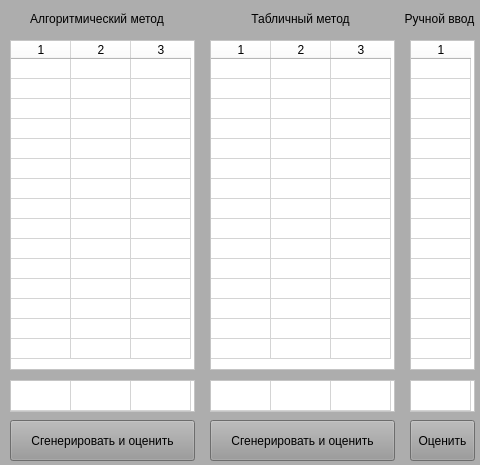
<?xml version="1.0" encoding="UTF-8"?>
<ui version="4.0">
 <class>Form</class>
 <widget class="QWidget" name="Form">
  <property name="geometry">
   <rect>
    <x>0</x>
    <y>0</y>
    <width>480</width>
    <height>465</height>
   </rect>
  </property>
  <property name="sizePolicy">
   <sizepolicy hsizetype="Fixed" vsizetype="Fixed">
    <horstretch>0</horstretch>
    <verstretch>0</verstretch>
   </sizepolicy>
  </property>
  <property name="minimumSize">
   <size>
    <width>480</width>
    <height>465</height>
   </size>
  </property>
  <property name="maximumSize">
   <size>
    <width>480</width>
    <height>465</height>
   </size>
  </property>
  <property name="palette">
   <palette>
    <active>
     <colorrole role="Button">
      <brush brushstyle="SolidPattern">
       <color alpha="255">
        <red>173</red>
        <green>173</green>
        <blue>173</blue>
       </color>
      </brush>
     </colorrole>
     <colorrole role="Text">
      <brush brushstyle="SolidPattern">
       <color alpha="255">
        <red>31</red>
        <green>14</green>
        <blue>33</blue>
       </color>
      </brush>
     </colorrole>
     <colorrole role="Base">
      <brush brushstyle="SolidPattern">
       <color alpha="255">
        <red>173</red>
        <green>173</green>
        <blue>173</blue>
       </color>
      </brush>
     </colorrole>
     <colorrole role="Window">
      <brush brushstyle="SolidPattern">
       <color alpha="255">
        <red>173</red>
        <green>173</green>
        <blue>173</blue>
       </color>
      </brush>
     </colorrole>
    </active>
    <inactive>
     <colorrole role="Button">
      <brush brushstyle="SolidPattern">
       <color alpha="255">
        <red>173</red>
        <green>173</green>
        <blue>173</blue>
       </color>
      </brush>
     </colorrole>
     <colorrole role="Text">
      <brush brushstyle="SolidPattern">
       <color alpha="255">
        <red>31</red>
        <green>14</green>
        <blue>33</blue>
       </color>
      </brush>
     </colorrole>
     <colorrole role="Base">
      <brush brushstyle="SolidPattern">
       <color alpha="255">
        <red>173</red>
        <green>173</green>
        <blue>173</blue>
       </color>
      </brush>
     </colorrole>
     <colorrole role="Window">
      <brush brushstyle="SolidPattern">
       <color alpha="255">
        <red>173</red>
        <green>173</green>
        <blue>173</blue>
       </color>
      </brush>
     </colorrole>
    </inactive>
    <disabled>
     <colorrole role="Button">
      <brush brushstyle="SolidPattern">
       <color alpha="255">
        <red>173</red>
        <green>173</green>
        <blue>173</blue>
       </color>
      </brush>
     </colorrole>
     <colorrole role="Text">
      <brush brushstyle="SolidPattern">
       <color alpha="255">
        <red>123</red>
        <green>123</green>
        <blue>123</blue>
       </color>
      </brush>
     </colorrole>
     <colorrole role="Base">
      <brush brushstyle="SolidPattern">
       <color alpha="255">
        <red>173</red>
        <green>173</green>
        <blue>173</blue>
       </color>
      </brush>
     </colorrole>
     <colorrole role="Window">
      <brush brushstyle="SolidPattern">
       <color alpha="255">
        <red>173</red>
        <green>173</green>
        <blue>173</blue>
       </color>
      </brush>
     </colorrole>
    </disabled>
   </palette>
  </property>
  <property name="windowTitle">
   <string>Случайные числа</string>
  </property>
  <property name="autoFillBackground">
   <bool>false</bool>
  </property>
  <property name="styleSheet">
   <string notr="true">background-color: rgb(173, 173, 173);</string>
  </property>
  <widget class="QTableWidget" name="algorithm_input_table">
   <property name="geometry">
    <rect>
     <x>10</x>
     <y>40</y>
     <width>185</width>
     <height>330</height>
    </rect>
   </property>
   <property name="sizePolicy">
    <sizepolicy hsizetype="Fixed" vsizetype="Fixed">
     <horstretch>0</horstretch>
     <verstretch>0</verstretch>
    </sizepolicy>
   </property>
   <property name="styleSheet">
    <string notr="true">background-color: rgb(255, 255, 255);</string>
   </property>
   <property name="editTriggers">
    <set>QAbstractItemView::NoEditTriggers</set>
   </property>
   <property name="selectionMode">
    <enum>QAbstractItemView::NoSelection</enum>
   </property>
   <property name="cornerButtonEnabled">
    <bool>false</bool>
   </property>
   <property name="rowCount">
    <number>15</number>
   </property>
   <property name="columnCount">
    <number>3</number>
   </property>
   <attribute name="horizontalHeaderVisible">
    <bool>true</bool>
   </attribute>
   <attribute name="horizontalHeaderDefaultSectionSize">
    <number>60</number>
   </attribute>
   <attribute name="horizontalHeaderMinimumSectionSize">
    <number>60</number>
   </attribute>
   <attribute name="verticalHeaderVisible">
    <bool>false</bool>
   </attribute>
   <attribute name="verticalHeaderDefaultSectionSize">
    <number>20</number>
   </attribute>
   <attribute name="verticalHeaderMinimumSectionSize">
    <number>20</number>
   </attribute>
   <row/>
   <row/>
   <row/>
   <row/>
   <row/>
   <row/>
   <row/>
   <row/>
   <row/>
   <row/>
   <row/>
   <row/>
   <row/>
   <row/>
   <row/>
   <column/>
   <column/>
   <column/>
  </widget>
  <widget class="QTableWidget" name="algorithm_estimate_table">
   <property name="geometry">
    <rect>
     <x>10</x>
     <y>380</y>
     <width>185</width>
     <height>32</height>
    </rect>
   </property>
   <property name="sizePolicy">
    <sizepolicy hsizetype="Fixed" vsizetype="Fixed">
     <horstretch>0</horstretch>
     <verstretch>0</verstretch>
    </sizepolicy>
   </property>
   <property name="styleSheet">
    <string notr="true">background-color: rgb(255, 255, 255);</string>
   </property>
   <property name="editTriggers">
    <set>QAbstractItemView::NoEditTriggers</set>
   </property>
   <property name="selectionMode">
    <enum>QAbstractItemView::NoSelection</enum>
   </property>
   <property name="cornerButtonEnabled">
    <bool>false</bool>
   </property>
   <property name="rowCount">
    <number>1</number>
   </property>
   <property name="columnCount">
    <number>3</number>
   </property>
   <attribute name="horizontalHeaderVisible">
    <bool>false</bool>
   </attribute>
   <attribute name="horizontalHeaderDefaultSectionSize">
    <number>60</number>
   </attribute>
   <attribute name="horizontalHeaderMinimumSectionSize">
    <number>60</number>
   </attribute>
   <attribute name="verticalHeaderVisible">
    <bool>false</bool>
   </attribute>
   <attribute name="verticalHeaderDefaultSectionSize">
    <number>30</number>
   </attribute>
   <attribute name="verticalHeaderMinimumSectionSize">
    <number>30</number>
   </attribute>
   <row/>
   <column/>
   <column/>
   <column/>
  </widget>
  <widget class="QTableWidget" name="manual_input_table">
   <property name="geometry">
    <rect>
     <x>410</x>
     <y>40</y>
     <width>65</width>
     <height>330</height>
    </rect>
   </property>
   <property name="sizePolicy">
    <sizepolicy hsizetype="Fixed" vsizetype="Fixed">
     <horstretch>0</horstretch>
     <verstretch>0</verstretch>
    </sizepolicy>
   </property>
   <property name="styleSheet">
    <string notr="true">background-color: rgb(255, 255, 255);</string>
   </property>
   <property name="inputMethodHints">
    <set>Qt::ImhDigitsOnly</set>
   </property>
   <property name="selectionMode">
    <enum>QAbstractItemView::NoSelection</enum>
   </property>
   <property name="rowCount">
    <number>15</number>
   </property>
   <property name="columnCount">
    <number>1</number>
   </property>
   <attribute name="horizontalHeaderVisible">
    <bool>true</bool>
   </attribute>
   <attribute name="horizontalHeaderDefaultSectionSize">
    <number>60</number>
   </attribute>
   <attribute name="horizontalHeaderMinimumSectionSize">
    <number>60</number>
   </attribute>
   <attribute name="verticalHeaderVisible">
    <bool>false</bool>
   </attribute>
   <attribute name="verticalHeaderDefaultSectionSize">
    <number>20</number>
   </attribute>
   <attribute name="verticalHeaderMinimumSectionSize">
    <number>20</number>
   </attribute>
   <row/>
   <row/>
   <row/>
   <row/>
   <row/>
   <row/>
   <row/>
   <row/>
   <row/>
   <row/>
   <row/>
   <row/>
   <row/>
   <row/>
   <row/>
   <column/>
  </widget>
  <widget class="QTableWidget" name="manual_estimate_table">
   <property name="geometry">
    <rect>
     <x>410</x>
     <y>380</y>
     <width>65</width>
     <height>32</height>
    </rect>
   </property>
   <property name="sizePolicy">
    <sizepolicy hsizetype="Fixed" vsizetype="Fixed">
     <horstretch>0</horstretch>
     <verstretch>0</verstretch>
    </sizepolicy>
   </property>
   <property name="styleSheet">
    <string notr="true">background-color: rgb(255, 255, 255);</string>
   </property>
   <property name="editTriggers">
    <set>QAbstractItemView::NoEditTriggers</set>
   </property>
   <property name="selectionMode">
    <enum>QAbstractItemView::NoSelection</enum>
   </property>
   <property name="cornerButtonEnabled">
    <bool>false</bool>
   </property>
   <property name="rowCount">
    <number>1</number>
   </property>
   <property name="columnCount">
    <number>1</number>
   </property>
   <attribute name="horizontalHeaderVisible">
    <bool>false</bool>
   </attribute>
   <attribute name="horizontalHeaderDefaultSectionSize">
    <number>60</number>
   </attribute>
   <attribute name="horizontalHeaderMinimumSectionSize">
    <number>60</number>
   </attribute>
   <attribute name="verticalHeaderVisible">
    <bool>false</bool>
   </attribute>
   <attribute name="verticalHeaderDefaultSectionSize">
    <number>30</number>
   </attribute>
   <attribute name="verticalHeaderMinimumSectionSize">
    <number>30</number>
   </attribute>
   <row/>
   <column/>
  </widget>
  <widget class="QPushButton" name="algorithm_button">
   <property name="geometry">
    <rect>
     <x>10</x>
     <y>420</y>
     <width>185</width>
     <height>41</height>
    </rect>
   </property>
   <property name="sizePolicy">
    <sizepolicy hsizetype="Fixed" vsizetype="Fixed">
     <horstretch>0</horstretch>
     <verstretch>0</verstretch>
    </sizepolicy>
   </property>
   <property name="styleSheet">
    <string notr="true">background-color: rgb(153, 153, 153);</string>
   </property>
   <property name="text">
    <string>Сгенерировать и оценить</string>
   </property>
  </widget>
  <widget class="QPushButton" name="manual_button">
   <property name="geometry">
    <rect>
     <x>410</x>
     <y>420</y>
     <width>65</width>
     <height>41</height>
    </rect>
   </property>
   <property name="sizePolicy">
    <sizepolicy hsizetype="Fixed" vsizetype="Fixed">
     <horstretch>0</horstretch>
     <verstretch>0</verstretch>
    </sizepolicy>
   </property>
   <property name="styleSheet">
    <string notr="true">background-color: rgb(153, 153, 153);</string>
   </property>
   <property name="text">
    <string>Оценить</string>
   </property>
  </widget>
  <widget class="QTableWidget" name="table_estimate_table">
   <property name="geometry">
    <rect>
     <x>210</x>
     <y>380</y>
     <width>185</width>
     <height>32</height>
    </rect>
   </property>
   <property name="sizePolicy">
    <sizepolicy hsizetype="Fixed" vsizetype="Fixed">
     <horstretch>0</horstretch>
     <verstretch>0</verstretch>
    </sizepolicy>
   </property>
   <property name="styleSheet">
    <string notr="true">background-color: rgb(255, 255, 255);</string>
   </property>
   <property name="editTriggers">
    <set>QAbstractItemView::NoEditTriggers</set>
   </property>
   <property name="selectionMode">
    <enum>QAbstractItemView::NoSelection</enum>
   </property>
   <property name="cornerButtonEnabled">
    <bool>false</bool>
   </property>
   <property name="rowCount">
    <number>1</number>
   </property>
   <property name="columnCount">
    <number>3</number>
   </property>
   <attribute name="horizontalHeaderVisible">
    <bool>false</bool>
   </attribute>
   <attribute name="horizontalHeaderDefaultSectionSize">
    <number>60</number>
   </attribute>
   <attribute name="horizontalHeaderMinimumSectionSize">
    <number>60</number>
   </attribute>
   <attribute name="verticalHeaderVisible">
    <bool>false</bool>
   </attribute>
   <attribute name="verticalHeaderDefaultSectionSize">
    <number>30</number>
   </attribute>
   <attribute name="verticalHeaderMinimumSectionSize">
    <number>30</number>
   </attribute>
   <row/>
   <column/>
   <column/>
   <column/>
  </widget>
  <widget class="QPushButton" name="table_button">
   <property name="geometry">
    <rect>
     <x>210</x>
     <y>420</y>
     <width>185</width>
     <height>41</height>
    </rect>
   </property>
   <property name="sizePolicy">
    <sizepolicy hsizetype="Fixed" vsizetype="Fixed">
     <horstretch>0</horstretch>
     <verstretch>0</verstretch>
    </sizepolicy>
   </property>
   <property name="styleSheet">
    <string notr="true">background-color: rgb(153, 153, 153);</string>
   </property>
   <property name="text">
    <string>Сгенерировать и оценить</string>
   </property>
  </widget>
  <widget class="QTableWidget" name="table_input_table">
   <property name="geometry">
    <rect>
     <x>210</x>
     <y>40</y>
     <width>185</width>
     <height>330</height>
    </rect>
   </property>
   <property name="sizePolicy">
    <sizepolicy hsizetype="Fixed" vsizetype="Fixed">
     <horstretch>0</horstretch>
     <verstretch>0</verstretch>
    </sizepolicy>
   </property>
   <property name="styleSheet">
    <string notr="true">background-color: rgb(255, 255, 255);</string>
   </property>
   <property name="editTriggers">
    <set>QAbstractItemView::NoEditTriggers</set>
   </property>
   <property name="selectionMode">
    <enum>QAbstractItemView::NoSelection</enum>
   </property>
   <property name="cornerButtonEnabled">
    <bool>false</bool>
   </property>
   <property name="rowCount">
    <number>15</number>
   </property>
   <property name="columnCount">
    <number>3</number>
   </property>
   <attribute name="horizontalHeaderVisible">
    <bool>true</bool>
   </attribute>
   <attribute name="horizontalHeaderDefaultSectionSize">
    <number>60</number>
   </attribute>
   <attribute name="horizontalHeaderMinimumSectionSize">
    <number>60</number>
   </attribute>
   <attribute name="verticalHeaderVisible">
    <bool>false</bool>
   </attribute>
   <attribute name="verticalHeaderDefaultSectionSize">
    <number>20</number>
   </attribute>
   <attribute name="verticalHeaderMinimumSectionSize">
    <number>20</number>
   </attribute>
   <row/>
   <row/>
   <row/>
   <row/>
   <row/>
   <row/>
   <row/>
   <row/>
   <row/>
   <row/>
   <row/>
   <row/>
   <row/>
   <row/>
   <row/>
   <column/>
   <column/>
   <column/>
  </widget>
  <widget class="QLabel" name="algorithm_label">
   <property name="geometry">
    <rect>
     <x>30</x>
     <y>10</y>
     <width>161</width>
     <height>17</height>
    </rect>
   </property>
   <property name="sizePolicy">
    <sizepolicy hsizetype="Fixed" vsizetype="Fixed">
     <horstretch>0</horstretch>
     <verstretch>0</verstretch>
    </sizepolicy>
   </property>
   <property name="text">
    <string>Алгоритмический метод</string>
   </property>
  </widget>
  <widget class="QLabel" name="table_label">
   <property name="geometry">
    <rect>
     <x>220</x>
     <y>10</y>
     <width>161</width>
     <height>17</height>
    </rect>
   </property>
   <property name="sizePolicy">
    <sizepolicy hsizetype="Fixed" vsizetype="Fixed">
     <horstretch>0</horstretch>
     <verstretch>0</verstretch>
    </sizepolicy>
   </property>
   <property name="text">
    <string>Табличный метод</string>
   </property>
   <property name="alignment">
    <set>Qt::AlignCenter</set>
   </property>
  </widget>
  <widget class="QLabel" name="manual_input_label">
   <property name="geometry">
    <rect>
     <x>374</x>
     <y>10</y>
     <width>131</width>
     <height>17</height>
    </rect>
   </property>
   <property name="sizePolicy">
    <sizepolicy hsizetype="Fixed" vsizetype="Fixed">
     <horstretch>0</horstretch>
     <verstretch>0</verstretch>
    </sizepolicy>
   </property>
   <property name="text">
    <string>Ручной ввод</string>
   </property>
   <property name="alignment">
    <set>Qt::AlignCenter</set>
   </property>
  </widget>
 </widget>
 <resources/>
 <connections>
  <connection>
   <sender>algorithm_button</sender>
   <signal>clicked()</signal>
   <receiver>Form</receiver>
   <slot>repaint()</slot>
   <hints>
    <hint type="sourcelabel">
     <x>102</x>
     <y>440</y>
    </hint>
    <hint type="destinationlabel">
     <x>239</x>
     <y>232</y>
    </hint>
   </hints>
  </connection>
  <connection>
   <sender>table_button</sender>
   <signal>clicked()</signal>
   <receiver>Form</receiver>
   <slot>repaint()</slot>
   <hints>
    <hint type="sourcelabel">
     <x>302</x>
     <y>440</y>
    </hint>
    <hint type="destinationlabel">
     <x>239</x>
     <y>232</y>
    </hint>
   </hints>
  </connection>
  <connection>
   <sender>manual_button</sender>
   <signal>clicked()</signal>
   <receiver>Form</receiver>
   <slot>repaint()</slot>
   <hints>
    <hint type="sourcelabel">
     <x>442</x>
     <y>440</y>
    </hint>
    <hint type="destinationlabel">
     <x>239</x>
     <y>232</y>
    </hint>
   </hints>
  </connection>
 </connections>
</ui>
